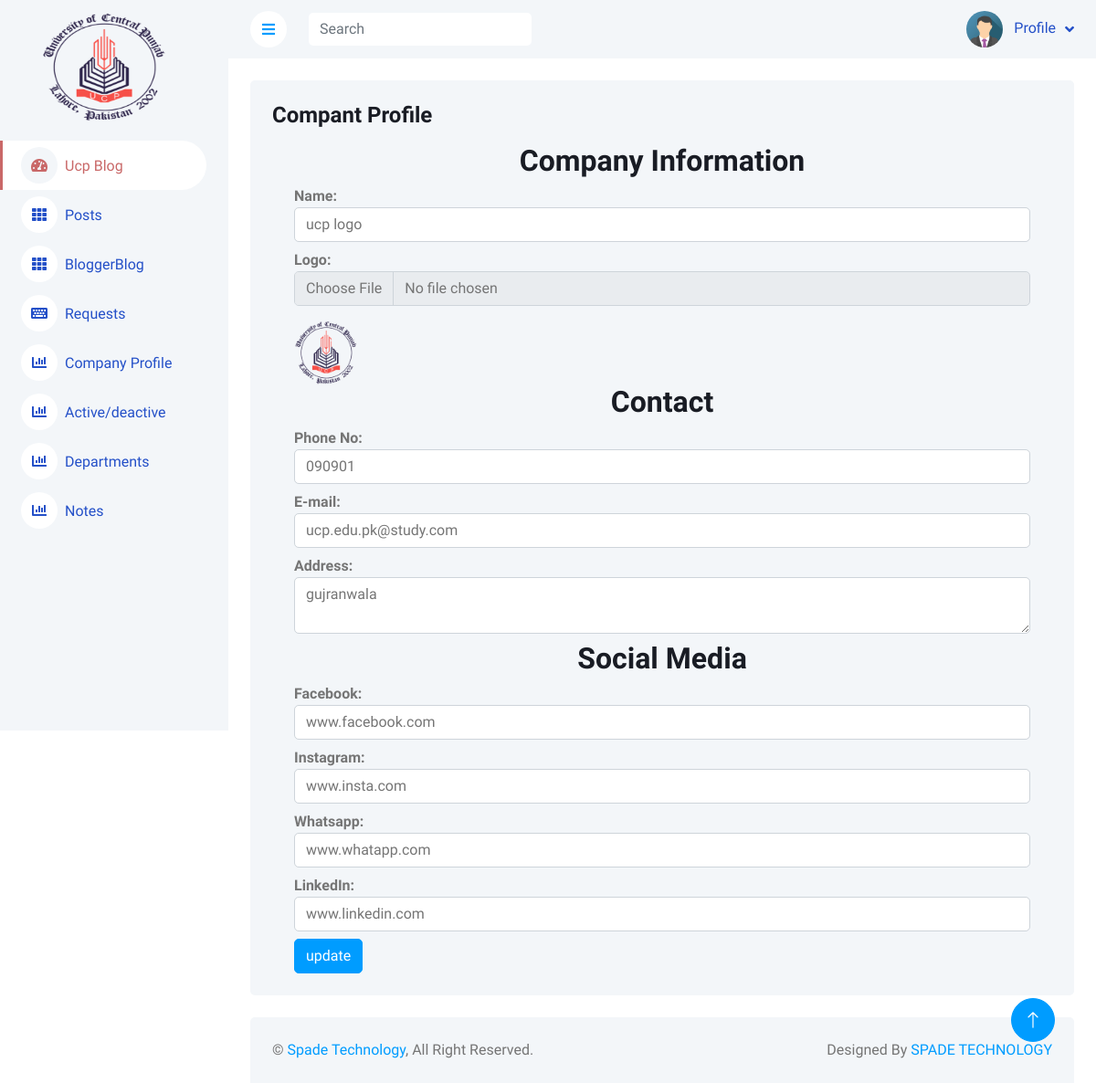
The app's page /admin/companyprofile.php (signed in) with its own data.
### tables this page shows
CREATE TABLE `companyprofile` (
  `id` int(11) NOT NULL,
  `name` varchar(100) NOT NULL,
  `logo` varchar(255) NOT NULL,
  `phone` varchar(100) NOT NULL,
  `email` varchar(140) NOT NULL,
  `address` varchar(200) NOT NULL,
  `facebook` text NOT NULL,
  `instagram` text NOT NULL,
  `whatsapp` text NOT NULL,
  `linkedin` varchar(200) NOT NULL
);

### admin/companyprofile.php (the view, shortened to what this page needs)
<?php
include('header.php');
$query = $con->query('select * from companyprofile');
while ($row = $query->fetch_assoc()) {
 ?>
    <div class="container-fluid pt-4 px-4">
        <div class="row g-4">
            <div class="col-12">
                <div class="bg-light rounded h-100 p-4">
                    <h4 class="mb-3">Compant Profile</h4>
                    <div class="container-fluid">
                    <form method="POST" action="" enctype="multipart/form-data">
                            <div class="form-group">
                                <h2 class="text-center">Company Information</h2>
                                <label class="fw-bold">Name:</label>
                                <input type="text" value="<?php echo $row['name']; ?>" class="form-control mb-2" placeholder=" Name" name="name">
                                <label class="fw-bold">Logo:</label>
                               <input type="file" class="form-control mb-3" name="fileToUpload" value="<?php echo $row['logo']; ?>" />
                                <img src="./img/logo/<?php echo $row['logo'];?>" width="70px" height="70px">
                                <h2 class="text-center">Contact</h2>
                                <label class="fw-bold">Phone No:</label><br>
                                <input type="text" class="form-control mb-2" placeholder="Ph no." name="phone" value="<?php echo $row['phone']; ?>">
                                <label class="fw-bold">E-mail:</label><br>
                                <input type="email" class="form-control mb-2" placeholder="E-mail" name="email" value="<?php echo $row['email']; ?>">
                                <label class="fw-bold ">Address:</label>
                                <textarea class="form-control mb-2" name="address"><?php echo htmlspecialchars($row['address']); ?></textarea>
                                <h2 class="text-center">Social Media</h2>
                                <label class="fw-bold">Facebook:</label><br>
                                <input type="text" class="form-control mb-2" placeholder="www.facebook.com" name="fb" value="<?php echo $row['facebook']; ?>">
                                <label class="fw-bold">Instagram:</label><br>
                                <input type="text" class="form-control mb-2" placeholder="www.instagram.com" name="insta" value="<?php echo $row['instagram']; ?>">
                                <label class="fw-bold">Whatsapp:</label><br>
                                <input type="text" class="form-control mb-2" placeholder="Whatsapp Number" name="whatsapp" value="<?php echo $row['whatsapp']; ?>">
                                <label class="fw-bold">LinkedIn:</label><br>
                                <input type="text" class="form-control mb-2" placeholder="www.linkedin.com" name="linkedin" value="<?php echo $row['linkedin']; ?>">
                            </div>
                            <button type="submit" class="btn btn-primary text-end" name="companyProfileUpdate">update</button>
                        <?php
                          }
                        ?>
                        </form>
                    </div>
                </div>
            </div>
        </div>
    </div>
    <?php
    include('footer.php');
?>

### admin/header.php (shortened to what this page needs)
<?php
include('db.php');
    ?>
<!DOCTYPE html>
<html lang="en">
<head>
    <link href="https://cdnjs.cloudflare.com/ajax/libs/font-awesome/5.10.0/css/all.min.css" rel="stylesheet">
    <link href="https://cdn.jsdelivr.net/npm/bootstrap-icons@1.4.1/font/bootstrap-icons.css" rel="stylesheet">
    <link href="lib/owlcarousel/assets/owl.carousel.min.css" rel="stylesheet">
    <link href="lib/tempusdominus/css/tempusdominus-bootstrap-4.min.css" rel="stylesheet" />
    <link href="css/bootstrap.min.css" rel="stylesheet">
    <link href="css/style.css" rel="stylesheet">
</head>
<body>
    <div class="container-xxl position-relative bg-white d-flex p-0">
        <div class="sidebar pe-4 pb-3">
            <nav class="navbar bg-light navbar-light">
                <a href="index.html" class="navbar-brand mx-4 mb-3">
                    <?php
                        $query = $con->query('select * from companyprofile');
while ($row = $query->fetch_assoc()) {
 ?>
                        <img src="./img/logo/<?php echo $row['logo']?>"  alt="" srcset="" height="120px" width="140px" style="margin-left:20px;">
                    <?php
                    }
                    ?>
                </a>
                <div class="navbar-nav w-100">
                    <a href="../index.php" class="nav-item nav-link active"><i class="fa fa-tachometer-alt me-2"></i>Ucp Blog</a>
                    <a href="Posts.php" class="nav-item nav-link"><i class="fa fa-th me-2"></i>Posts</a>
                    <a href="bloggerBlog.php" class="nav-item nav-link"><i class="fa fa-th me-2"></i>BloggerBlog</a>
                    <a href="Requests.php" class="nav-item nav-link"><i class="fa fa-keyboard me-2"></i>Requests</a>
                    <a href="companyprofile.php" class="nav-item nav-link"><i class="fa fa-chart-bar me-2"></i>Company Profile</a>
                    <a href="Active-deactive.php" class="nav-item nav-link"><i class="fa fa-chart-bar me-2"></i>Active/deactive</a>
                    <a href="department.php" class="nav-item nav-link"><i class="fa fa-chart-bar me-2"></i>Departments</a>
                    <a href="notes.php" class="nav-item nav-link"><i class="fa fa-chart-bar me-2"></i>Notes</a>
                </div>
            </nav>
        </div>
        <div class="content">
            <nav class="navbar navbar-expand bg-light navbar-light sticky-top px-4 py-0">
                <a href="#" class="sidebar-toggler flex-shrink-0">
                    <i class="fa fa-bars"></i>
                </a>
                <form class="d-none d-md-flex ms-4">
                    <input class="form-control border-0" type="search" placeholder="Search">
                </form>
                <div class="navbar-nav align-items-center ms-auto">
                    <div class="nav-item dropdown">
                        <a href="#" class="nav-link dropdown-toggle" data-bs-toggle="dropdown">
                            <img class="rounded-circle me-lg-2" src="img/img_avatar.png" alt=""
                                style="width: 40px; height: 40px;">
                            <span class="d-none d-lg-inline-flex">Profile</span>
                        </a>
                    </div>
                </div>
            </nav>

### admin/css/style.css (style rules this page uses)
:root { --primary: #c96868; --light: #F3F6F9; --dark: #2450c8; }
.btn { transition: .5s; }
.btn.btn-primary { color: #FFFFFF; }
.sidebar { position: fixed; top: 0; left: 0; bottom: 0; width: 250px; height: 100vh; overflow-y: auto; background: var(--light); transition: 0.5s; z-index: 999; }
.content { margin-left: 250px; min-height: 100vh; background: #FFFFFF; transition: 0.5s; }
@media (min-width: 992px) { .sidebar { margin-left: 0; } }
@media (min-width: 992px) { .content { width: calc(100% - 250px); } }
.sidebar .navbar .navbar-nav .nav-link { padding: 7px 20px; color: var(--dark); font-weight: 500; border-left: 3px solid var(--light); border-radius: 0 30px 30px 0; outline: none; }
.sidebar .navbar .navbar-nav .nav-link:hover, .sidebar .navbar .navbar-nav .nav-link.active { color: var(--primary); background: #FFFFFF; border-color: var(--primary); }
.sidebar .navbar .navbar-nav .nav-link i { width: 40px; height: 40px; display: inline-flex; align-items: center; justify-content: center; background: #FFFFFF; border-radius: 40px; }
.sidebar .navbar .navbar-nav .nav-link:hover i, .sidebar .navbar .navbar-nav .nav-link.active i { background: var(--light); }
.content .navbar .navbar-nav .nav-link { margin-left: 25px; padding: 12px 0; color: var(--dark); outline: none; }
.content .navbar .sidebar-toggler, .content .navbar .navbar-nav .nav-link i { width: 40px; height: 40px; display: inline-flex; align-items: center; justify-content: center; background: #ffffff; border-radius: 40px; }
.content .navbar .dropdown-toggle::after { margin-left: 6px; vertical-align: middle; border: none; content: "\f107"; font-family: "Font Awesome 5 Free"; font-weight: 900; transition: .5s; }

### records on screen
companyprofile: logo (picture), name "ucp logo", phone "090901", email "ucp.edu.pk@study.com", address "gujranwala", fb "www.facebook.com", insta "www.insta.com", whatsapp "www.whatapp.com", linkedin "www.linkedin.com"
